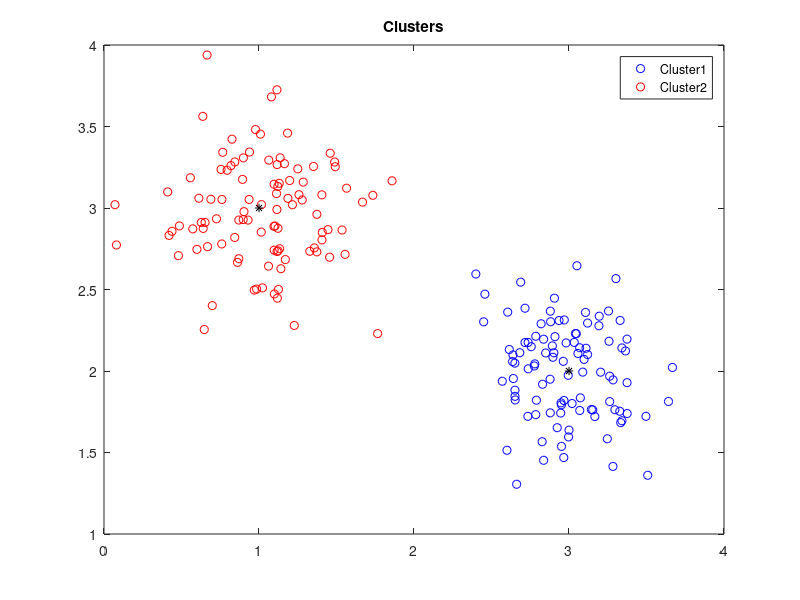
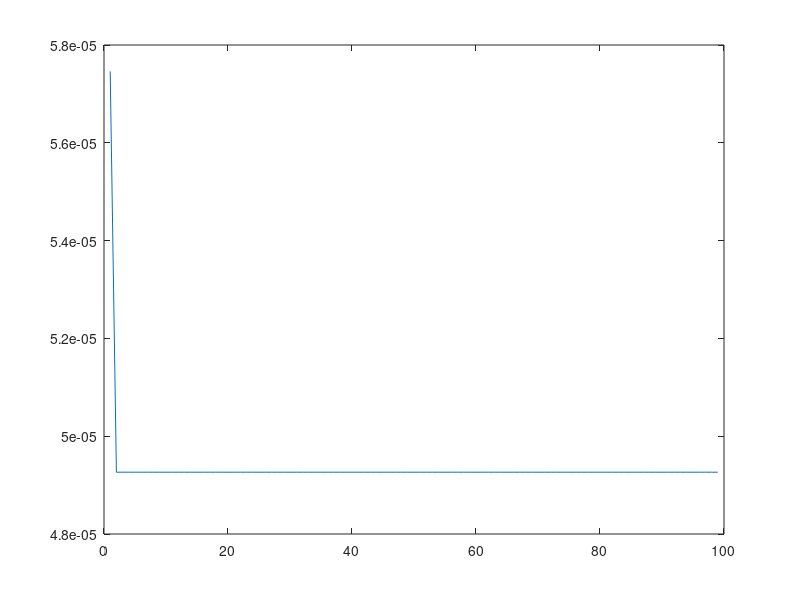
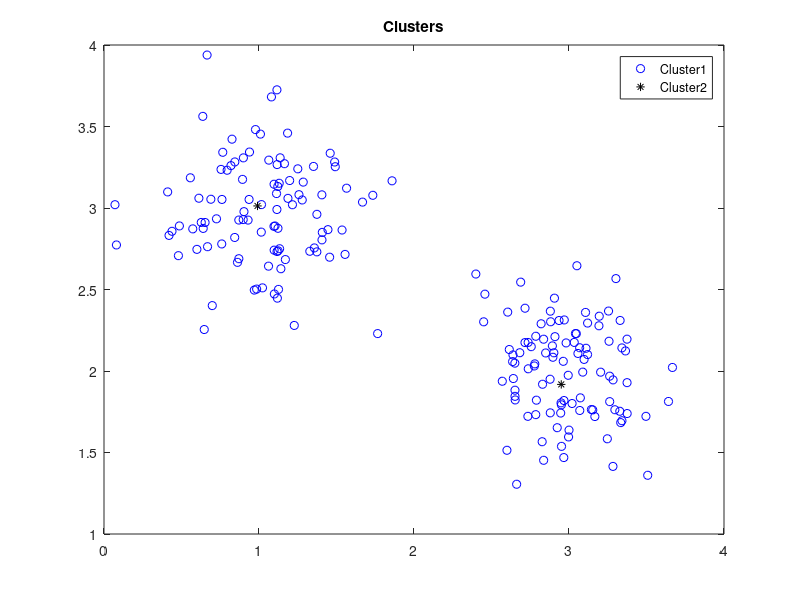

Reproduce these figures in MATLAB, in order.
% Gera dados para clustering com 2 classes

close all;
clear;
clc;

% parâmetros
m1 = [3 2]; % média da classe 1
m2 = [1 3]; % média da classe 2
var1 = [0.1 0.1]; % variância da classe 1
var2 = [0.1 0.1]; % variância da classe 2
nc1 = 100; % número de padrões da classe 1
nc2 = 100; % número de padrões da classe 2
nc = nc1 + nc2; % número total de padrões

for k = 1 : nc1
    c1(k,:) = [(m1(1)+sqrt(var1(1))*randn) (m1(2)+sqrt(var1(2))*randn)]; % classe 1 
end

for k = 1 : nc2
    c2(k,:) = [(m2(1)+sqrt(var2(1))*randn) (m2(2)+sqrt(var2(2))*randn)]; % classe 2   
end

% plota as classes e os centros de classes
figure(1)
plot(c1(:,1),c1(:,2),'bo');
hold on;
plot(c2(:,1),c2(:,2),'ro');
plot(m1(1),m1(2),'k*');
plot(m2(1),m2(2),'k*');
legend('Cluster1', 'Cluster2');
title('Clusters');

X = [c1 ; c2]; % dados de entrada
y1(1:nc1) = 1;
y2(1:nc2) = 2;
Y = [y1, y2]'; % rotulos das classes
idc = randperm(nc1+nc2); % índices permutados aleatoriamente
X = X(idc,:); % dados de entrada distribuidos randomicamente
Y = Y(idc);
Xmin = min(X);
Xmax = max(X);
X(1,:) - Xmin(1,:)
Xmax(1,:)- Xmin(1,:)
for i= 1:1:length(X(:,1))
    XN(i,:) = (X(i,:) - Xmin(1,:))./ (Xmax(1,:)- Xmin(1,:));
end

[m,n] = size(X);

mt = m*80/100
mo = m*20/100

XT = XN(1:mt,:);
XO = XN((mo+1):end,:);
ner = 2;
W = rand([n,ner]);
vetorerro = 0;

XT = XT';
XO = XO';

n = 0.1;
epoca = 1;
l = 0.00001;

while true
    
    for k=1:1:length(XT(1,:))
        
        
        
        
        for j=1:1:length(XT(:,1))   
            D(k,j) = norm((XT(:,k) - W(:,j)));
         end
        
        [mi,in] = min(D(k,:));
        WA = W;
        W(:,in) = W(:,in) + n*(XT(:,k) - W(:,in));
        e = WA(:,in) - W(:,in);
        p = sum(e)/2;
        vetorerro = vetorerro + p^2;
    end
    
   
   erro(:,epoca) = vetorerro/length(XT(1,:));
   epoca = epoca + 1;
   vetorerro = 0;
    if erro <= l
        break
    end
    if epoca == 100
        break;
    end
end




    
    
 


for k=1:1:length(XO(1,:))
        
    for j=1:1:length(XO(:,1))
       DO(k,j) = norm((XO(:,k) - W(:,j))); 
    end
        
    [mi,in] = min(DO(k,:));
    YO(1,k) = in;  
        
end
W = W'
for i= 1:1:length(W(1,:))
    W(i,:) = W(i,:).*(Xmax - Xmin) + Xmin;
end

figure(2);
plot(erro);

figure(3)
plot(X(:,1),X(:,2),'bo');

hold on;
plot(W(1,1),W(1,2),'k*');
plot(W(2,1),W(2,2),'k*');
legend('Cluster1', 'Cluster2');
title('Clusters');
    
   
  
    




